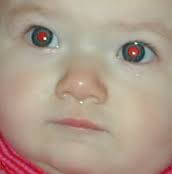
#> input picture Assignment 5/redeye.jpeg, 172 x 174 px
$ python Prob1a.py   (Python 2 division)   (older library calls are emulated)
#> lines starting #> are read from the running program, lines starting #| are printed output that depends on the picture
import cv2
import numpy as np

def isInImage(img,i,j):
	if (i<0 or i>=img.shape[0] or j<0 or j>=img.shape[1]):
		return False
	return True

def isRedCircle(img,circle,threshold):
	total_count = 0
	area = np.pi*circle[2]*circle[2]
	for i in xrange(circle[1]-circle[2],circle[1]+circle[2]):
		for j in xrange(circle[0]-circle[2],circle[0]+circle[2]):
			if isInImage(img,i,j):
				if ((i-circle[1])**2 + (j-circle[0])**2) <= area:
					if 2*img[i,j,2]-img[i,j,0]-img[i,j,1]>0:
						total_count+=1

	if total_count>= threshold*area:
		return True
	return False


def main():
	filename = 'redeye.jpeg'
	cimg = cv2.imread(filename)
#> cimg is the input picture: shape (174, 172, 3); mean B, G, R 139.4, 155.1, 174.1
	# cimg = cv2.medianBlur(cimg,3)
	# hsv_image = cv2.cvtColor(c2img,cv2.COLOR_BGR2HSV)

	img = cv2.cvtColor(cimg,cv2.COLOR_BGR2GRAY)
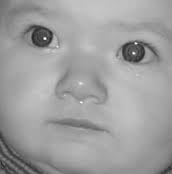
#> img: shape (174, 172); min 38, max 246, mean 159
	h,w = img.shape
#> h = 174; w = 172
	minDist = int(round(min(0.1*h,0.1*w)))
#> minDist = 17
	print h,w
#| 174 172
	# circles = cv2.HoughCircles(img,cv2.cv.CV_HOUGH_GRADIENT,1,minDist,np.array([]),
                            # param1=100,param2=15,minRadius=0,maxRadius=minDist)
	circles = cv2.HoughCircles(img, cv2.cv.CV_HOUGH_GRADIENT, 1, minDist*2, np.array([]), 100, 20, 0, minDist)
#> circles = [[38.5, 35.5, 7.1]]
	# print circles
#> (the run stopped early here; a loop or call above may not have finished)
